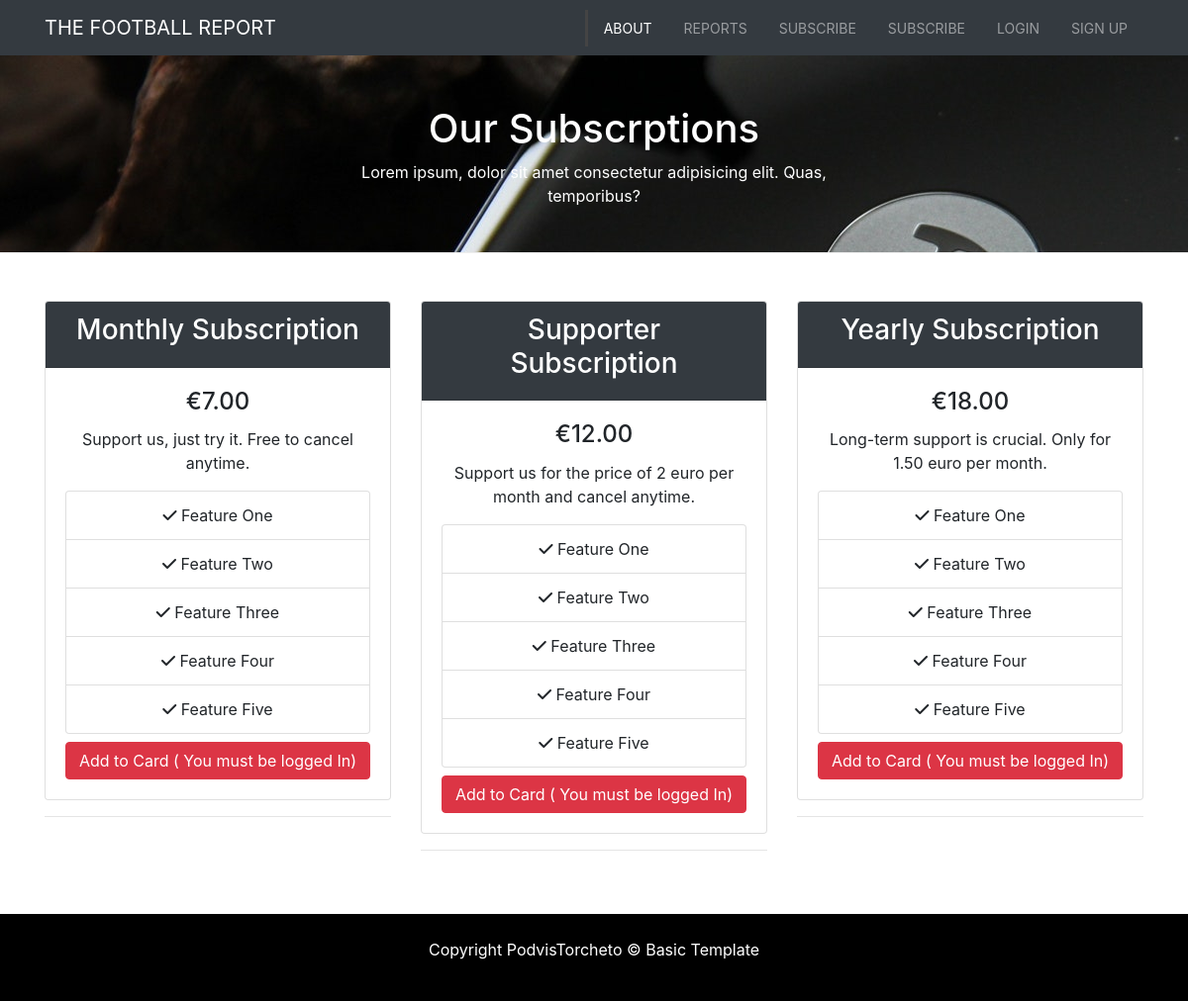
The app's page /subscription/ with its own data.
### subscription/models.py (models this page shows, shortened)
class Subscription(models.Model):
    name = models.CharField(max_length=254, default='')
    description = models.TextField()
    price = models.DecimalField(max_digits=6, decimal_places=2)

### subscription/views.py (the view)
# urls.py: path('subscription/', subscription_view.subscriptions, name='subscription'),
def subscriptions(request):
    subscriptions = Subscription.objects.all()
    context = {
        "subscriptions": subscriptions,
        "title": 'Subscriptions'
    }
    return render(request, 'subscription/subscription.html', context)

### cart/contexts.py (called while the page is built)
def cart_contents(request):
    cart = request.session.get('cart', {})
    cart_items = []
    total = 0
    subscription_count = 0
    """
    context = {
        'cart_items': cart_items,
        'total': total,
        'subscription_count': subscription_count,
    }"""
    for id, quantity in cart.items():
        subscription = get_object_or_404(Subscription, pk=id)
        total += quantity * subscription.price
        subscription_count += quantity
        cart_items.append({'id': id, 'quantity': quantity, 'subscription': subscription})
    return {'cart_items': cart_items, 'total': total, 'suscription_count': subscription_count}

### subscription/templates/subscription/subscription.html
{% extends "base.html" %}
{% load static %}
{% block page_header %}
    <header id="page-header">
    <div class="container">
      <div class="row">
        <div class="col-md-6 m-auto text-center">
          <h1>Our Subscrptions</h1>
          <p>Lorem ipsum, dolor sit amet consectetur adipisicing elit. Quas, temporibus?</p>
        </div>
      </div>
    </div>
    </header>
{% endblock %}
{% block content %}
  <section id="services" class="py-5">
    <div class="container">
      <div class="row">
      {% for item in subscriptions %}
        <div class="col-md-4">
          <div class="card text-center">
            <div class="card-header bg-dark text-white">
              <h3>{{ item.name }}</h3>
            </div>
            <div class="card-body">
              <h4 class="card-title">&euro;{{ item.price }}</h4>
              <p class="card-text">{{ item.description}}</p>
              <ul class="list-group">
                <li class="list-group-item">
                  <i class="fas fa-check"></i> Feature One
                </li>
                <li class="list-group-item">
                  <i class="fas fa-check"></i> Feature Two
                </li>
                <li class="list-group-item">
                  <i class="fas fa-check"></i> Feature Three
                </li>
                <li class="list-group-item">
                  <i class="fas fa-check"></i> Feature Four
                </li>
                <li class="list-group-item">
                  <i class="fas fa-check"></i> Feature Five
                </li>
              </ul>
              {% if user.is_authenticated %}
                    <a href="{% url 'add_to_cart' item.id %}" class="btn btn-danger btn-block mt-2">Get It</a>
              {% else %}
                    <a href="#" class="btn btn-danger btn-block mt-2">Add to Card ( You must be logged In)</a>
              {% endif %}
            </div>
          </div>
          <hr>
        </div>
       {% endfor %}
    </div>
    </div>
  </section>
{% endblock %}

### templates/base.html (shortened to what this page needs)
{% load static %}
<!doctype html>
<html lang="en">
<head>
    {% block corecss %}
    <link rel="stylesheet" href="https://stackpath.bootstrapcdn.com/bootstrap/4.1.1/css/bootstrap.min.css"
>
    <link rel="stylesheet" href="https://cdnjs.cloudflare.com/ajax/libs/ekko-lightbox/5.3.0/ekko-lightbox.css">
    <link rel="stylesheet" href="https://cdnjs.cloudflare.com/ajax/libs/slick-carousel/1.8.1/slick.css" />
    <link rel="stylesheet" href="https://cdnjs.cloudflare.com/ajax/libs/slick-carousel/1.8.1/slick-theme.css" />
    <link href="{% static 'css/base.css' %}" rel="stylesheet">
    {% endblock %}
</head>
<body>
     <nav class="navbar navbar-expand-sm navbar-dark bg-dark">
    <div class="container">
      <a href="{% url 'home' %}" class="navbar-brand logo-font">The Football Report</a>
      <div class="collapse navbar-collapse" id="navbarCollapse">
        <ul class="navbar-nav ml-auto">
          <li class="nav-item active">
            <a href="{% url 'about' %}" class="nav-link">About</a>
          </li>
          <li class="nav-item">
            <a href="{% url 'blogpage' %}" class="nav-link">Reports</a>
          </li>
          <li class="nav-item">
            <a href="{% url 'subscription' %}" class="nav-link">Subscribe</a>
          </li>
          {% if user.is_authenticated %}
          <li class="nav-item">
            <a href="{% url 'profile' %}" class="nav-link">My profile</a>
          </li>
          <li class="nav-item">
            <a href="{% url 'account_logout' %}" class="nav-link">Logout</a>
          </li>
          <li class="nav-item">
            <a href="{% url 'view_cart' %}" class="nav-link">
            <i class="fa fa-shopping-bag fa-2x " aria-hidden="true"></i></a>
          </li>
          {% else %}
          <li class="nav-item">
            <a href="{% url 'subscription' %}" class="nav-link">Subscribe</a>
          </li>
          <li class="nav-item">
            <a href="{% url 'account_login' %}" class="nav-link">Login</a>
          </li>
          <li class="nav-item">
            <a href="{% url 'account_signup' %}" class="nav-link">Sign Up</a>
          {% endif %}
          </li>
        </ul>
      </div>
    </div>
  </nav>
    {% block page_header %}
    {% endblock %}
    {% block content %}
    {% endblock %}
  <footer id="main-footer" class="text-center p-4">
    <div class="container">
      <div class="row">
        <div class="col">
          <p>Copyright PodvisTorcheto &copy;
             Basic Template</p>
        </div>
      </div>
    </div>
  </footer>
</body>
</html>

### static/css/base.css (style rules this page uses)
body { overflow-x: hidden; }
.navbar .nav-link { font-size: 14px; text-transform: uppercase; padding-left: 1rem !important; padding-right: 1rem !important; }
.navbar .nav-item.active { border-left: #444 3px solid; }
.logo-font { text-transform: uppercase; }
#page-header { height: 200px; background: url('../pics/image1.jpg'); background-position: 0 -360px; background-attachment: fixed; color: #fff; border-bottom: 1px #eee solid; padding-top: 50px; }
#main-footer { background: #000; color: #fff; }

### records on screen
Subscription: name "Monthly Subscription", price "7.00", description "Support us, just try it. Free to cancel anytime."
Subscription: name "Supporter Subscription", price "12.00", description "Support us for the price of 2 euro per month and cancel anytime."
Subscription: name "Yearly Subscription", price "18.00", description "Long-term support is crucial. Only for 1.50 euro per month."
